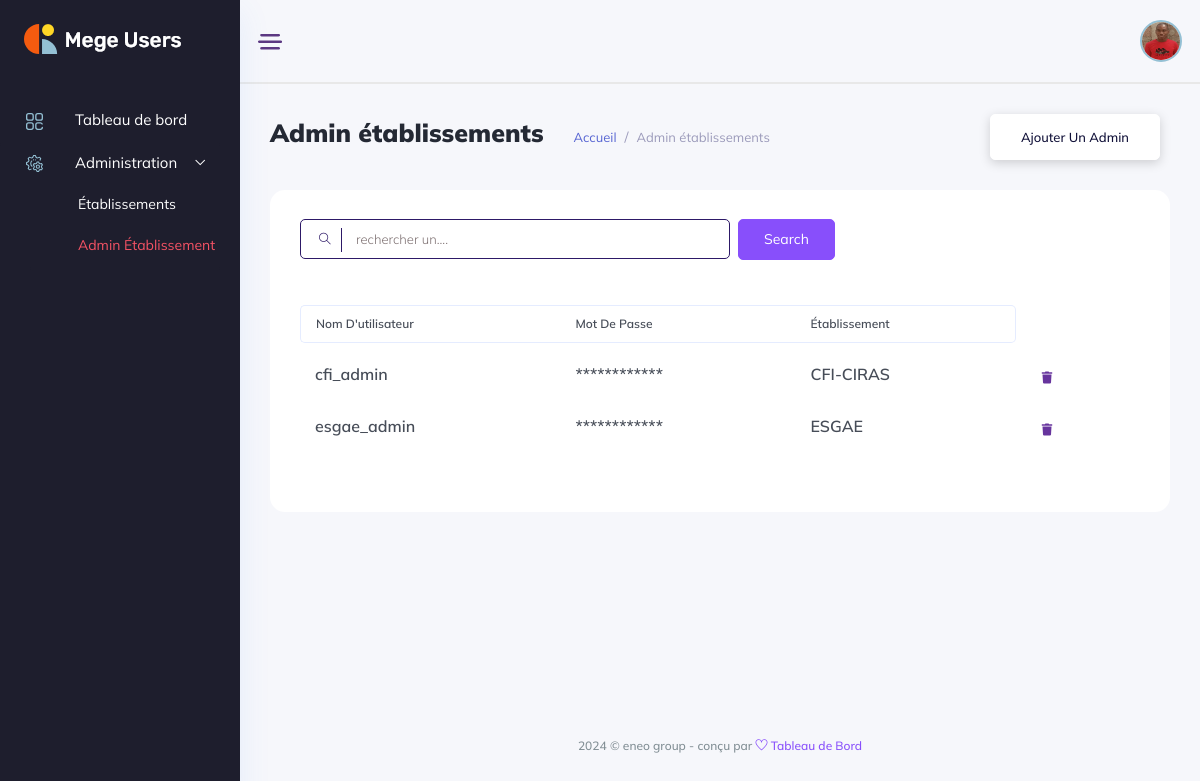
/admin-etablissement/ (signed in), run on the app's committed database.
### backend/models/user_account.py (models this page shows, shortened)
class User(AbstractBaseUser, PermissionsMixin):
    school = models.ForeignKey(Etablishment, on_delete=models.CASCADE, null=True, blank=True)
    username = models.CharField(max_length=255, unique=True,)
    student = models.OneToOneField(Student, unique=True, on_delete=models.SET_NULL, null=True, blank=True)
    teacher = models.OneToOneField(Teacher, unique=True, on_delete=models.SET_NULL, null=True, blank=True)
    management_profil = models.OneToOneField(ManagementProfil, unique=True, on_delete=models.CASCADE, null=True, blank=True)
    is_active = models.BooleanField(default=True)
    is_admin = models.BooleanField(default=False)
    is_admin_school = models.BooleanField(default=False)
    is_manager = models.BooleanField(default=False)
    is_accountant = models.BooleanField(default=False)
    is_student = models.BooleanField(default=False)
    is_teacher = models.BooleanField(default=False)
    created_at = models.DateTimeField(auto_now_add=True)
    updated_at = models.DateTimeField(auto_now=True)
    objects = UserManager()
    USERNAME_FIELD = 'username'

### backend/models/gestion_ecole.py (models this page shows, shortened)
class Etablishment(models.Model):
    name = models.CharField(max_length=120)
    tel = models.CharField(max_length=20)
    address = models.CharField(max_length=100)
    social_address = models.CharField(max_length=100, blank=True, null=True)
    email = models.EmailField(max_length=200, blank=True, null=True)
    bulletin_foot = models.CharField(max_length=50, blank=True, null=True)
    currency = models.CharField(max_length=50, choices=currencies, blank=True, null=True)
    système = models.CharField(max_length=50, choices=systemes, blank=True, null=True)
    status_fees = models.CharField(max_length=50, choices=statues, blank=True, null=True)
    subscription_fees = models.IntegerField(default=1000, blank=True, null=True)
    month = models.IntegerField(default=9, blank=True, null=True)
    re_registration_fees = models.IntegerField(default=800, blank=True, null=True)

### administration/views.py (the view, shortened to what this page needs)
class UserSchoolView(View):
    template_name = "administration/users/user_school.html"
    def dispatch(self,request, *args, **kwargs):
        if not request.user.is_authenticated or not request.user.is_admin:
            return redirect('backend:login')
        return super().dispatch(request, *args, **kwargs)
    def get(self, request, *args, **kwargs):
        users = User.objects.filter(is_admin_school=True)
        return render(request, template_name=self.template_name, context={'users':users})

### administration/templates/administration/users/user_school.html (shortened to what this page needs)
{% extends '../base.html' %}
{% load static %}
{% block content %}
<div class="main_content_iner overly_inner ">
    <div class="container-fluid p-0 ">
        <div class="row">
            <div class="col-12">
                <div class="page_title_box d-flex flex-wrap align-items-center justify-content-between">
                    <div class="page_title_left d-flex align-items-center">
                        <h3 class="f_s_25 f_w_700 dark_text mr_30">Admin établissements</h3>
                        <ol class="breadcrumb page_bradcam mb-0">
                            <li class="breadcrumb-item"><a class='text-primary' href='{% url "administration:index" %}'> Accueil</a></li>
                            <li class="breadcrumb-item"><a>Admin établissements</a></li>
                        </ol>
                    </div>
                    <div class="page_title_right">
                        <div class="page_date_button d-flex align-items-center">
                            <a href='{% url "administration:add_user_school" %}' class="white_btn3">Ajouter un admin</a>
                        </div>
                    </div>
                </div>
            </div>
        </div>
        <div class="row">
            <div class="col-lg-12">
                <div class="white_card card_height_100 mb_30 pt-4">
                    <div class="white_card_body">
                        <div class="QA_section">
                            <div class="white_box_tittle list_header">
                                <div class="box_right d-flex lms_block">
                                    <div class="serach_field_2">
                                        <div class="search_inner">
                                            <form Active="#">
                                                <div class="search_field">
                                                    <input type="text" id="searchInput" placeholder="rechercher un....">
                                                </div>
                                                <button type="submit"> <i class="ti-search"></i> </button>
                                            </form>
                                        </div>
                                    </div>
                                    <div class="add_button ms-2">
                                        <a href="#" data-toggle="modal" data-target="#addcategory" class="btn_1">search</a>
                                    </div>
                                </div>
                            </div>
                            <div class="QA_table mb_30">
                                <table id="dataTable" class="table lms_table_active ">
                                    <thead>
                                        <tr>
                                            <th scope="col">Nom d'utilisateur</th>
                                            <th scope="col">Mot de passe</th>
                                            <th scope="col">Établissement</th>
                                        </tr>
                                    </thead>
                                    <tbody id="elementList">
                                        {% for user in users %}
                                            <tr data-id="{{ user.id }}">
                                                <td><h6> {{ user.username }} </h6></td>
                                                <td><h6> ************ </h6></td>
                                                <td><h6> {{ user.school.name }} </h6></td>
                                                <td>
                                                    <div class="action_btns d-flex">
                                                        <a href="#" onclick="deleteUser({{ user.id }})" class="action_btn"> <i class="fas fa-trash"></i> </a>
                                                    </div>
                                                </td>
                                            </tr>
                                        {% endfor %}
                                    </tbody>
                                </table>
                            </div>
                        </div>
                    </div>
                </div>
            </div>
        </div>
    </div>
</div>
{% endblock content %}

### data on the page
User: username "cfi_admin", school.name "CFI-CIRAS"
User: username "esgae_admin", school.name "ESGAE"
